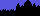

Tiled map render using the project's own tile images. Description and the whole map definition, tile-layer contents included, below:
An orthogonal 5x2 tile map with 8x8 px tiles, 1 tile layer (namtbl).

<map version="1.5" tiledversion="1.5.0" orientation="orthogonal" renderorder="right-down" width="5" height="2" tilewidth="8" tileheight="8" infinite="0" nextlayerid="2" nextobjectid="1">
 <tileset firstgid="1" name="charset" tilewidth="8" tileheight="8" tilecount="256" columns="16">
  <image source="charset@6000.namtbl.png" width="128" height="128" />
 </tileset>
 <layer id="1" name="namtbl" width="5" height="2">
  <data encoding="csv">
256,256,248,249,248,
250,250,129,129,129
</data>
 </layer>
</map>
